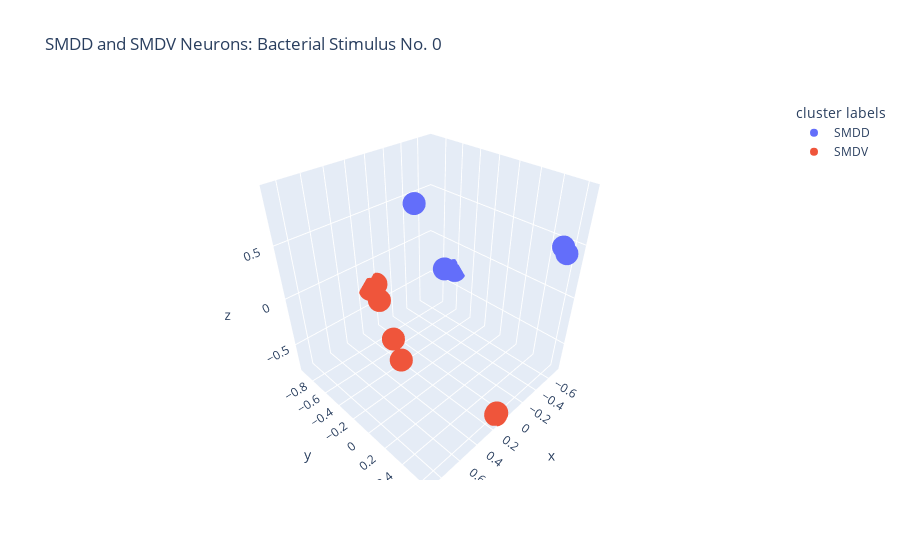

Notebook code cell kept with this figure:
### Code cell
# Create a scatter plot
# fig = px.scatter_3d(data_frame = hyperbolic_df, x= 'x', y = 'y', z= 'z', title='SMDD and SMDV: Stimulus 0', color = 'cluster labels') #cornflowerblue, lightcoral

fig = px.scatter_3d(data_frame = hyperbolic_df, x= 'x', y = 'y', z= 'z', title='SMDD and SMDV Neurons: Bacterial Stimulus No. 0',  color ='cluster labels') #cornflowerblue, lightcoral
fig.update_layout(
    scene=dict(
        xaxis=dict(ticktext=[-1, -0.5, 0, 0.5, 1]),
        yaxis=dict(ticktext=[-1, -0.5, 0, 0.5, 1]),
        zaxis=dict(ticktext=[-1, -0.5, 0, 0.5, 1]),
    )
)

fig.show()

### Figure 1 — Plotly figure (JSON) as saved in the notebook; plotly's stock layout.template omitted (floating-point values rounded to 4 significant figures)
{"data": [{"hovertemplate": "cluster labels=SMDD<br>x=%{x}<br>y=%{y}<br>z=%{z}<extra></extra>", "legendgroup": "SMDD", "marker": {"color": "#636efa", "symbol": "circle"}, "mode": "markers", "name": "SMDD", "scene": "scene", "showlegend": true, "type": "scatter3d", "x": [0.2909, -0.6476, -0.7166, -0.6392, -0.6558], "y": [-0.09783, -0.6806, -0.6017, 0.5983, 0.5534], "z": [0.9344, -0.2744, -0.289, 0.4457, 0.4791]}, {"hovertemplate": "cluster labels=SMDV<br>x=%{x}<br>y=%{y}<br>z=%{z}<extra></extra>", "legendgroup": "SMDV", "marker": {"color": "#EF553B", "symbol": "circle"}, "mode": "markers", "name": "SMDV", "scene": "scene", "showlegend": true, "type": "scatter3d", "x": [0.8751, 0.8666, 0.0325, 0.1118, 0.05069, 0.08064, 0.1153], "y": [0.3826, 0.3067, -0.9415, -0.9334, -0.8827, 0.6169, 0.6319], "z": [0.2169, 0.3384, -0.2581, -0.2757, -0.4132, -0.7606, -0.7434]}], "layout": {"legend": {"title": {"text": "cluster labels"}, "tracegroupgap": 0}, "scene": {"domain": {"x": [0, 1], "y": [0, 1]}, "xaxis": {"ticktext": [-1, -0.5, 0, 0.5, 1], "title": {"text": "x"}}, "yaxis": {"ticktext": [-1, -0.5, 0, 0.5, 1], "title": {"text": "y"}}, "zaxis": {"ticktext": [-1, -0.5, 0, 0.5, 1], "title": {"text": "z"}}}, "title": {"text": "SMDD and SMDV Neurons: Bacterial Stimulus No. 0"}}}
